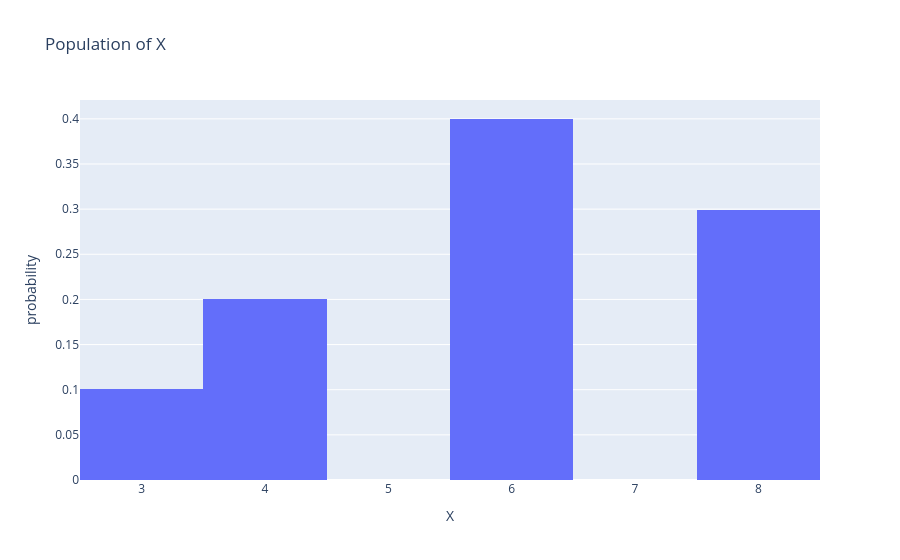

Notebook cell for this chart:
### Markdown cell above
<br/>

Compare this to our **original population** (N = 80,000):

### Code cell
px.histogram(sim_df, x="X", histnorm="probability", title="Population of X")

### Figure 1 — Plotly figure (JSON) as saved in the notebook; plotly's stock layout.template omitted (floating-point values rounded to 4 significant figures; data arrays with more than 128 entries replaced by an {"elided": "..."} marker saying what was removed)
{"data": [{"alignmentgroup": "True", "bingroup": "x", "histnorm": "probability", "hovertemplate": "X=%{x}<br>probability=%{y}<extra></extra>", "legendgroup": "", "marker": {"color": "#636efa", "pattern": {"shape": ""}}, "name": "", "offsetgroup": "", "orientation": "v", "showlegend": false, "type": "histogram", "x": {"elided": "80000 int values"}, "xaxis": "x", "yaxis": "y"}], "layout": {"barmode": "relative", "legend": {"tracegroupgap": 0}, "title": {"text": "Population of X"}, "xaxis": {"anchor": "y", "domain": [0, 1], "title": {"text": "X"}}, "yaxis": {"anchor": "x", "domain": [0, 1], "title": {"text": "probability"}}}}
